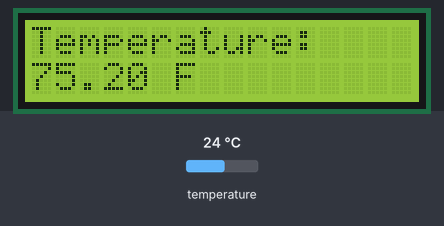
Simulated run of this sketch. Board: Arduino Nano, built with avr-gcc and run on an emulated ATmega328P. Shown: 16×2 character LCD. The test bench sets the inputs (shaded band); at power-on: temperature 24 °C.

Above: at 1.2 s.
1.3 s: temperature set to 12 °C
At 3.8 s:
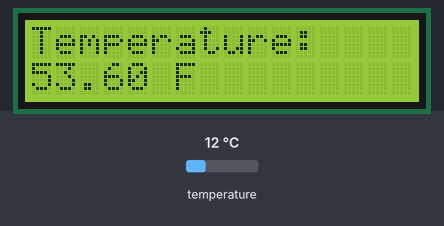
4.1 s: temperature set to 19 °C
At 5.2 s:
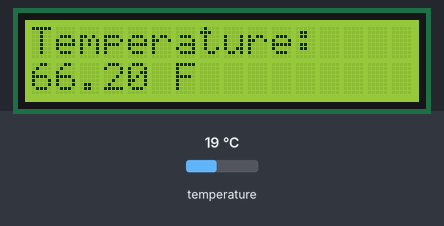
6.6 s: temperature set to 28 °C
At 9.0 s:
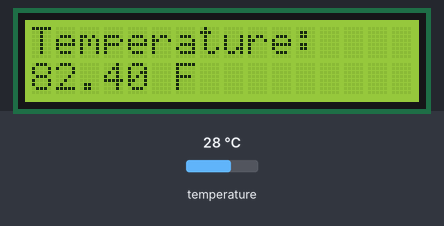
Timing chart, 0 to 10.5 s (numbered marks = the images above; inputs shaded):
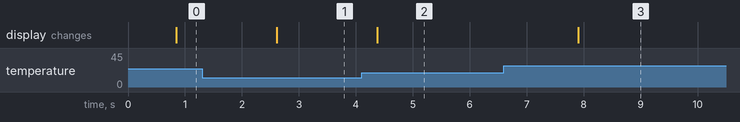

Measured:
- after the input at 1.3 s, the display: changes after 1.3 s (image 1)
- after the input at 4.1 s, the display: changes after 0.28 s (image 2)
- after the input at 6.6 s, the display: changes after 1.3 s (image 3)

The sketch:

Nano_Test.ino
```cpp
#include <OneWire.h>
#include <DallasTemperature.h>
#include <LiquidCrystal.h>

// Pin definitions
#define ONE_WIRE_BUS 2
#define LCD_RS 12
#define LCD_EN 11
#define LCD_D4 5
#define LCD_D5 4
#define LCD_D6 3
#define LCD_D7 6

// Setup the one wire bus and temperature sensor objects
OneWire oneWire(ONE_WIRE_BUS);
DallasTemperature tempSensor(&oneWire);

// Setup the LCD object
LiquidCrystal lcd(LCD_RS, LCD_EN, LCD_D4, LCD_D5, LCD_D6, LCD_D7);

void setup() {
  // Initialize the temperature sensor
  tempSensor.begin();

  // Initialize the LCD screen
  lcd.begin(16, 2);
  lcd.setCursor(0,0);
  lcd.print("Temperature: ");
}

void loop() {
  // Request temperature reading from the sensor
  tempSensor.requestTemperatures();

  // Read the temperature in Fahrenheit
  float tempF = tempSensor.getTempFByIndex(0);

  // Print the temperature to the LCD screen
  lcd.setCursor(0, 1);
  lcd.print(tempF);
  lcd.print(" F");

  // Wait for a second before repeating the loop
  delay(1000);
}
```
